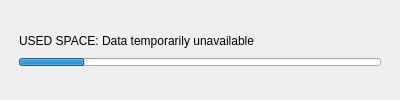
           <widget class="QWidget" name="pStorage">
            <layout class="QVBoxLayout" name="verticalLayout_9">
             <property name="spacing">
              <number>0</number>
             </property>
             <property name="leftMargin">
              <number>0</number>
             </property>
             <property name="topMargin">
              <number>0</number>
             </property>
             <property name="rightMargin">
              <number>0</number>
             </property>
             <property name="bottomMargin">
              <number>0</number>
             </property>
             <item>
              <widget class="QWidget" name="wUsage" native="true">
               <property name="sizePolicy">
                <sizepolicy hsizetype="Preferred" vsizetype="Preferred">
                 <horstretch>0</horstretch>
                 <verstretch>0</verstretch>
                </sizepolicy>
               </property>
               <property name="minimumSize">
                <size>
                 <width>0</width>
                 <height>40</height>
                </size>
               </property>
               <property name="maximumSize">
                <size>
                 <width>16777215</width>
                 <height>40</height>
                </size>
               </property>
               <property name="styleSheet">
                <string notr="true"/>
               </property>
               <layout class="QVBoxLayout" name="verticalLayout_3">
                <property name="spacing">
                 <number>0</number>
                </property>
                <property name="leftMargin">
                 <number>19</number>
                </property>
                <property name="topMargin">
                 <number>0</number>
                </property>
                <property name="rightMargin">
                 <number>19</number>
                </property>
                <property name="bottomMargin">
                 <number>0</number>
                </property>
                <item>
                 <widget class="QWidget" name="widget_8" native="true">
                  <property name="sizePolicy">
                   <sizepolicy hsizetype="Minimum" vsizetype="Preferred">
                    <horstretch>0</horstretch>
                    <verstretch>0</verstretch>
                   </sizepolicy>
                  </property>
                  <property name="minimumSize">
                   <size>
                    <width>0</width>
                    <height>20</height>
                   </size>
                  </property>
                  <property name="maximumSize">
                   <size>
                    <width>362</width>
                    <height>20</height>
                   </size>
                  </property>
                  <layout class="QHBoxLayout" name="horizontalLayout_4">
                   <property name="spacing">
                    <number>0</number>
                   </property>
                   <property name="leftMargin">
                    <number>0</number>
                   </property>
                   <property name="topMargin">
                    <number>0</number>
                   </property>
                   <property name="rightMargin">
                    <number>1</number>
                   </property>
                   <property name="bottomMargin">
                    <number>0</number>
                   </property>
                   <item>
                    <widget class="QLabel" name="lTotalUsedStorage">
                     <property name="sizePolicy">
                      <sizepolicy hsizetype="Preferred" vsizetype="Preferred">
                       <horstretch>0</horstretch>
                       <verstretch>0</verstretch>
                      </sizepolicy>
                     </property>
                     <property name="minimumSize">
                      <size>
                       <width>0</width>
                       <height>20</height>
                      </size>
                     </property>
                     <property name="maximumSize">
                      <size>
                       <width>16777215</width>
                       <height>20</height>
                      </size>
                     </property>
                     <property name="focusPolicy">
                      <enum>Qt::StrongFocus</enum>
                     </property>
                     <property name="styleSheet">
                      <string notr="true"/>
                     </property>
                     <property name="text">
                      <string>USED SPACE: Data temporarily unavailable</string>
                     </property>
                     <property name="alignment">
                      <set>Qt::AlignLeading|Qt::AlignLeft|Qt::AlignTop</set>
                     </property>
                    </widget>
                   </item>
                   <item>
                    <widget class="QLabel" name="lPercentageUsedStorage">
                     <property name="sizePolicy">
                      <sizepolicy hsizetype="Preferred" vsizetype="Preferred">
                       <horstretch>0</horstretch>
                       <verstretch>0</verstretch>
                      </sizepolicy>
                     </property>
                     <property name="minimumSize">
                      <size>
                       <width>0</width>
                       <height>20</height>
                      </size>
                     </property>
                     <property name="maximumSize">
                      <size>
                       <width>16777215</width>
                       <height>20</height>
                      </size>
                     </property>
                     <property name="focusPolicy">
                      <enum>Qt::StrongFocus</enum>
                     </property>
                     <property name="styleSheet">
                      <string notr="true"/>
                     </property>
                     <property name="text">
                      <string/>
                     </property>
                     <property name="alignment">
                      <set>Qt::AlignRight|Qt::AlignTop|Qt::AlignTrailing</set>
                     </property>
                    </widget>
                   </item>
                  </layout>
                 </widget>
                </item>
                <item>
                 <widget class="QProgressBar" name="pUsageStorage">
                  <property name="sizePolicy">
                   <sizepolicy hsizetype="Preferred" vsizetype="Preferred">
                    <horstretch>0</horstretch>
                    <verstretch>0</verstretch>
                   </sizepolicy>
                  </property>
                  <property name="minimumSize">
                   <size>
                    <width>362</width>
                    <height>8</height>
                   </size>
                  </property>
                  <property name="maximumSize">
                   <size>
                    <width>362</width>
                    <height>8</height>
                   </size>
                  </property>
                  <property name="value">
                   <number>18</number>
                  </property>
                  <property name="format">
                   <string/>
                  </property>
                 </widget>
                </item>
               </layout>
              </widget>
             </item>
            </layout>
           </widget>
